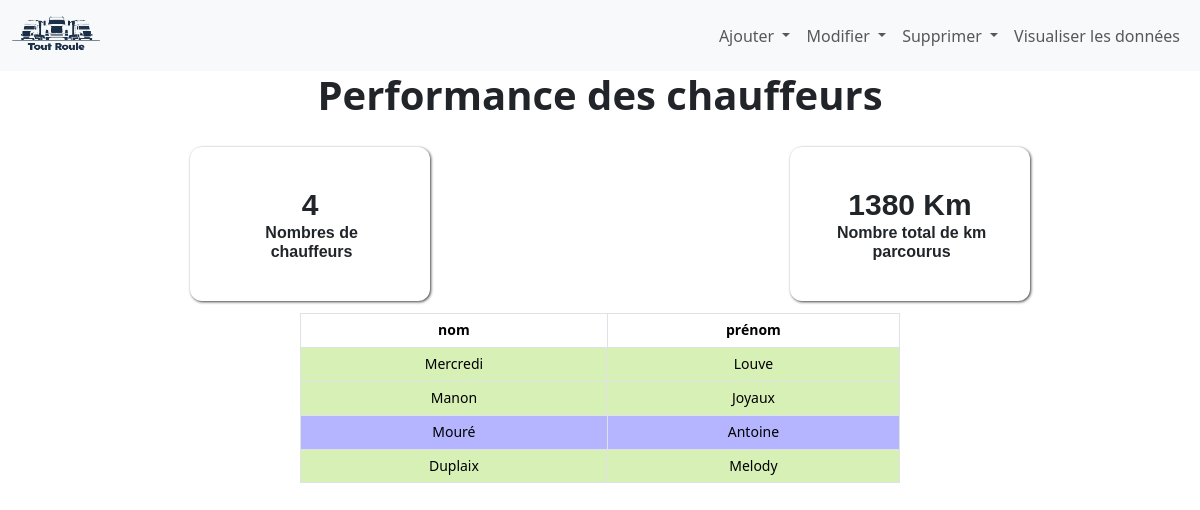
Before: / with the older database file.
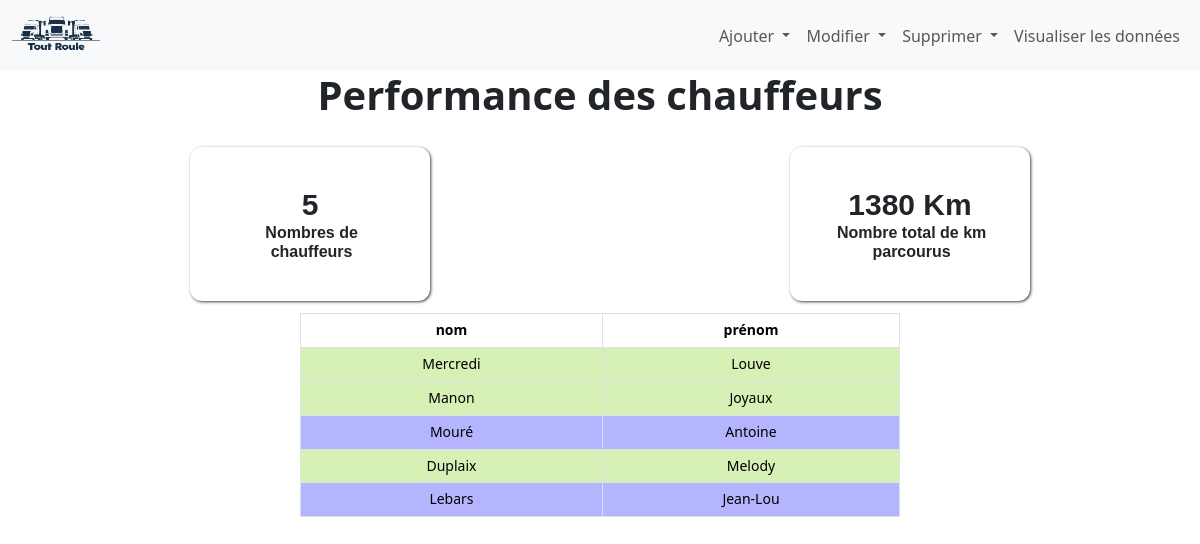
After: the same page with the newer database file.
### tables this page shows
CREATE TABLE chauffeurs(
   id_chauffeur INTEGER PRIMARY KEY,
   nom VARCHAR(50) NOT NULL,
   prenom VARCHAR(50) NOT NULL,
   genre VARCHAR(2) NOT NULL
);

### app.py (the view)
@app.route("/") # méthode qui permet de créer des pages web
def f_index():
    df= requetes_tables_transformation_dataframe()
    v_afficher_nom_prenom = afficher_nom_prenom_chauffeurs()
    v_afficher_nombres_chauffeurs = afficher_nombre_chauffeurs(v_afficher_nom_prenom)
    v_nb_de_km_parcouru_total = nb_de_km_parcouru_total(df)
    v_graphique = graphique(df)
    return render_template("t_analyses.html", t_afficher_nombres_chauffeurs = v_afficher_nombres_chauffeurs,
                                        t_afficher_nom_prenom = v_afficher_nom_prenom,
                                        t_nb_de_km_parcouru_total = v_nb_de_km_parcouru_total,
                                        t_graphique = v_graphique)

### lib/analyses.py (called while the page is built)
def calcul_km_parcouru (df):
    df["km_parcouru"] = df["km_fin"] - df["km_debut"]
    return df

def requetes_tables_transformation_dataframe():
    con = sqlite3.connect('toutroule.db')
    cursor = con.cursor()
    cursor.execute('''SELECT
        c.id_chauffeur,
        c.nom,
        c.prenom,
        c.genre,
        v.id_vehicule,
        v.type,
        t.id_trajet,
        t.km_debut,
        t.km_fin,
        t.commentaire
    FROM
        trajets as t
        JOIN chauffeurs as c ON t.id_chauffeur = c.id_chauffeur
        JOIN vehicules as v ON t.id_vehicule = v.id_vehicule''')
    df = pd.DataFrame(cursor.fetchall(), columns=[
        'id_chauffeur',
        'nom',
        'prenom',
        'genre',
        'id_vehicule',
        'type',
        'id_trajet',
        'km_debut',
        'km_fin',
        'commentaire'
    ])
    df = calcul_km_parcouru(df)
    con.close()
    return df

def afficher_nom_prenom_chauffeurs():
    con = sqlite3.connect('toutroule.db')
    cursor = con.cursor()
    cursor.execute('''SELECT
        c.id_chauffeur,
        c.nom,
        c.prenom,
        c.genre
    FROM
        chauffeurs as c''')
    df = pd.DataFrame(cursor.fetchall(), columns=[
        'id_chauffeur',
        'nom',
        'prenom',
        'genre'
    ])
    con.close()
    return df

def afficher_nombre_chauffeurs(df):
    return len(df['id_chauffeur'].unique())

def nb_de_km_parcouru_total(df):
    return df["km_parcouru"].sum()

def graphique(df):
    df_km_parcouru = df.groupby(['type'])['km_parcouru'].sum().reset_index()
    f0ig = go.Figure([go.Bar(x=df_km_parcouru["type"], y=df_km_parcouru["km_parcouru"])])
    f0ig.update_layout(title="Distance parcourue par type de véhicule",title_x=0.5)
    f0ig.update_traces(marker_color=['#99CC99', '#66B3FF', '#FFCC99', '#C2C2F0'])
    f0ig.update_traces(text=df_km_parcouru["km_parcouru"],textposition="inside")
    f0ig.update_traces(textfont=dict(size=18, color="white", family="Arial"))
    f0ig.update_layout(plot_bgcolor="white")
    f0ig.update_traces(text=df_km_parcouru["km_parcouru"], textposition="inside", hoverinfo="x+y")
    graph_JSON = json.dumps(f0ig, cls=plotly.utils.PlotlyJSONEncoder)
    return graph_JSON

### templates/t_analyses.html (shortened to what this page needs)
{% extends "t_base.html" %}
{% set styles = "static/css/t_analyses.css" %}
{% block content %}
<h1>
<div>
    <h1>Performance des chauffeurs</h1>
    <div id="higth-container">
        <div class="kpi-card">
            <span class="card-value"> {{ t_afficher_nombres_chauffeurs }} </span>
            <span class="card-text">Nombres de chauffeurs</span>
        </div>
        <div class="kpi-card ">
            <span class="card-value"> {{ t_nb_de_km_parcouru_total }} Km</span>
            <span class="card-text">Nombre total de km parcourus</span>
        </div>
    </div>
    <div id="bottom-container ">
        <table class="table table-striped table-hover table-bordered align-middle">
            <thead>
                <tr>
                    <th>nom</th>
                    <th>prénom</th>
                </tr>
            </thead>
            <tbody>
                {% for index, row in t_afficher_nom_prenom.iterrows() %}
                <tr>
                    {% if row["genre"] =="F" %}
                    <td class=green>{{ row["nom"] }}</td>
                    <td class=green>{{ row["prenom"] }}</td>
                    {%endif%}
                    <tr>
                    {% if row["genre"] =="M" %}
                    <td class=blue>{{ row["nom"] }}</td>
                    <td class=blue>{{ row["prenom"] }}</td>
                    {%endif%}
                </tr>
                {% endfor %}
            </tbody>
        </table>
    </div>
{% endblock %}

### templates/t_base.html (shortened to what this page needs)
<!DOCTYPE html>
<html lang="fr">
<head>
    <link href="https://cdn.jsdelivr.net/npm/bootstrap@5.3.2/dist/css/bootstrap.min.css" rel="stylesheet">
    <link rel="stylesheet" href="{{ styles|default('') }}">
</head>
<body>
      <nav class="navbar navbar-expand-lg bg-body-tertiary sticky-top">
        <div class="container-fluid">
          <a class="navbar-brand" href="/"><img src="static/images/logo.png" alt="logo de l'application" height="45px" style="margin: 0"> </a>
          <div class="collapse navbar-collapse" id="navbarNavDropdown" style="display: flex; justify-content:flex-end;">
            <ul class="navbar-nav">
              <li class="nav-item dropdown">
                <a class="nav-link dropdown-toggle" href="#" role="button" data-bs-toggle="dropdown" aria-expanded="false">
                  Ajouter
                </a>
              </li>
              <li class="nav-item dropdown">
                <a class="nav-link dropdown-toggle" href="#" role="button" data-bs-toggle="dropdown" aria-expanded="false">
                  Modifier
                </a>
              </li>
              <li class="nav-item dropdown">
                <a class="nav-link dropdown-toggle" href="#" role="button" data-bs-toggle="dropdown" aria-expanded="false">
                  Supprimer
                </a>
              </li>
              <li class="nav-item">
                <a class="nav-link" aria-current="page" href="/visualiser-donnees">Visualiser les données</a>
              </li>
            </ul>
          </div>
        </div>
      </nav>
    {% block content %}
    {% endblock %}
</body>
</html>

### static/css/t_analyses.css (style rules this page uses)
h1 { text-align: center; text-decoration: solid; font-size: 40px; font-weight: bold; }
#higth-container { width: 100%; display: flex; flex-direction: row; justify-content: space-around; }
.kpi-card { overflow: hidden; position: relative; box-shadow: 1px 1px 3px rgba(0, 0, 0, 0.75); display: inline-block; float:left; padding: 1em; border-radius: 0.3em; font-family: sans-serif; width: 240px; min-width: 180px; margin-left: 0.5em; margin-top: 0.5em; }
.card-value { display: block; font-size: 75%; font-weight: bolder; text-align: center; }
.card-text { display:block; text-align: center; font-size: 40%; padding-left: 0.2em; size: 30 px; }
.green { background-color: rgba(148, 245, 12, 0.258) !important; }
.blue { background-color: rgba(0, 0, 255, 0.296) !important; }
.table { width: 50%; justify-content: center; margin-left: auto; margin-right: auto; text-align:center; }
.table td, .table th { font-size: 14px; }
td { font-weight: normal; }

Changed rows visible on the page:
added chauffeurs: nom "Lebars", prenom "Jean-Lou"
Other visible differences:
{{ t_afficher_nombres_chauffeurs }}: "4" → "5"
